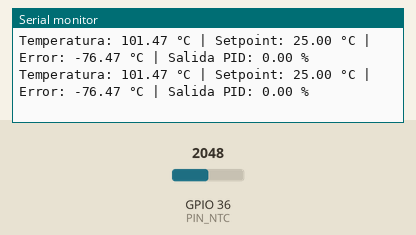
Bench run of a sketch on a simulated ESP32. Parts: the last lines printed to the serial monitor. The inputs (shaded band) are chosen by the test bench; at power-on: GPIO 36 (PIN_NTC) = 2048 (analog values on the 0–4095 scale).

Above: at 1.2 s.
1.3 s: GPIO 36 (PIN_NTC) set to 445
At 1.31 s:
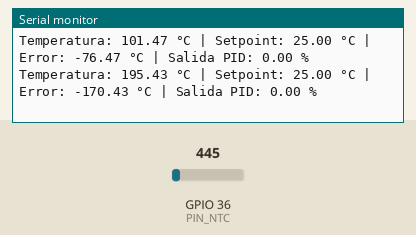
2.8 s: GPIO 36 (PIN_NTC) set to 376
At 2.81 s:
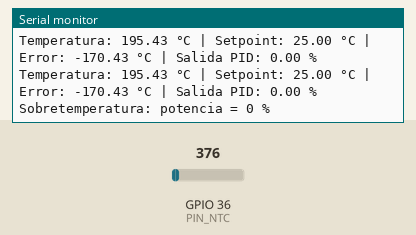
6.2 s: GPIO 36 (PIN_NTC) set to 3
At 6.21 s:
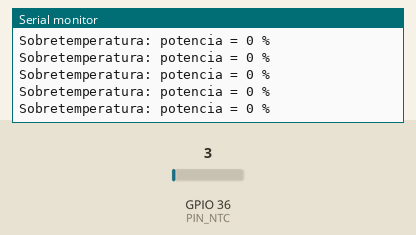
7.7 s: GPIO 36 (PIN_NTC) set to 0
At 7.71 s:
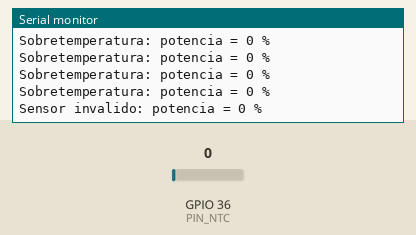

Measured:
- the behaviour switches between 414 and 413 on GPIO 36 (PIN_NTC) (found by bisection; images 1 and 2)
- the behaviour switches between 2 and 1 on GPIO 36 (PIN_NTC) (found by bisection; images 3 and 4)
- after the input at 1.3 s, the serial monitor: prints a new line at once (image 1)
- after the input at 2.8 s, the serial monitor: prints a new line at once (image 2)
- after the input at 7.7 s, the serial monitor: prints a new line at once (image 4)

The sketch:

RTOS_colas.ino
```cpp
#include <Arduino.h>
#include <math.h>
#include <stdlib.h>

// ============================================================
// SELECCION DEL NUCLEO
// ============================================================
#if CONFIG_FREERTOS_UNICORE
static const BaseType_t app_cpu = 0;
#else
static const BaseType_t app_cpu = 1;
#endif

// ============================================================
// CONFIGURACION DEL TERMISTOR
// ============================================================
const int PIN_NTC = 36;
const float VCC = 3.27f;
const float R_FIJA = 6570.0f;

const float Ro = 100000.0f;
const float To = 298.15f;
const float BETA = 3950.0f;

// ============================================================
// CONFIGURACION DEL PID
// ============================================================
const float kp = 0.50f;
const float ki = 0.1f;
const float kd = 0.01f;

const float SALIDA_MIN = 0.0f;
const float SALIDA_MAX = 100.0f;

const float SETPOINT_MIN = 0.0f;
const float SETPOINT_MAX = 200.0f;

const float MAX_TEMP_SEGURA = 200.0f;

// ============================================================
// CONFIGURACION DE LA ACTUACION
// ============================================================
const int PIN_SSR = 13;

// Ventana de tiempo: 1 segundos
const uint32_t VENTANA_MS = 1000;

// Frecuencia de actualizacion de la salida
const uint32_t PERIODO_ACTUACION_MS = 10;

// Se supone que HIGH activa el SSR.
const int SSR_ON = HIGH;
const int SSR_OFF = LOW;

// ============================================================
// COMUNICACION ENTRE TAREAS
// ============================================================
static QueueHandle_t q_datos;
static QueueHandle_t q_potencia;
static SemaphoreHandle_t mutex_setpoint;

// Variables compartidas
float setpoint = 25.0f;

// ============================================================
// TAREA 1: SENSADO
// ============================================================
void sensado(void *parameter) {

  TickType_t instante = xTaskGetTickCount();

  while (1) {

    float voltaje = analogReadMilliVolts(PIN_NTC) / 1000.0f;

    float temperaturaC = NAN;

    if (voltaje > 0.0f && voltaje < VCC) {  //rango medible del ADC

      float R_NTC = R_FIJA * voltaje / (VCC - voltaje);

      if (R_NTC > 0.0f && isfinite(R_NTC)) {  //interpretación correcta de NTC

        float temperaturaK =  1.0f / ((1.0f / To) + (logf(R_NTC / Ro) / BETA));

        temperaturaC = temperaturaK - 273.15f;
      }
    }

    // Enviar la medicion mas reciente
    xQueueOverwrite(q_datos, &temperaturaC);

    vTaskDelayUntil(
        &instante,
        pdMS_TO_TICKS(100)
    );
  }
}

// ============================================================
// TAREA 2: CONTROL PID
// Entrega una potencia entre 0 y 100 %.
// ============================================================
void control(void *parameter) {

  float medicion;
  float referencia;

  float integral = 0.0f;
  float temperaturaAnterior = 0.0f;

  bool primeraMedicion = true;
  uint32_t tiempoAnterior = 0;

  while (1) {

    if (xQueueReceive( q_datos, &medicion, pdMS_TO_TICKS(1250)) != pdTRUE) {

      // Si no llega una medicion, potencia cero
      float potenciaCero = 0.0f;
      xQueueOverwrite(q_potencia, &potenciaCero);

      integral = 0.0f;
      primeraMedicion = true;

      continue;
    }

    // Obtener el setpoint
    if (xSemaphoreTake(mutex_setpoint, portMAX_DELAY) == pdTRUE) {
      referencia = setpoint;
      xSemaphoreGive(mutex_setpoint);
    }

    // Medicion invalida
    if (!isfinite(medicion)) {

      float potenciaCero = 0.0f;
      xQueueOverwrite(q_potencia, &potenciaCero);

      integral = 0.0f;
      primeraMedicion = true;

      Serial.println("Sensor invalido: potencia = 0 %");
      continue;
    }

    // Proteccion por sobretemperatura
    if (medicion >= MAX_TEMP_SEGURA) {

      float potenciaCero = 0.0f;
      xQueueOverwrite(q_potencia, &potenciaCero);

      integral = 0.0f;
      primeraMedicion = true;

      Serial.println("Sobretemperatura: potencia = 0 %");
      continue;
    }

    uint32_t tiempoActual = millis();

    // Inicializar el PID
    if (primeraMedicion) {

      tiempoAnterior = tiempoActual;
      temperaturaAnterior = medicion;
      primeraMedicion = false;

      float potenciaCero = 0.0f;
      xQueueOverwrite(q_potencia, &potenciaCero);

      continue;
    }

    float dt =
        (tiempoActual - tiempoAnterior) / 1000.0f;

    if (dt <= 0.0f) {
      continue;
    }

    // Error
    float error = referencia - medicion;

    // Derivada sobre la temperatura medida
    float derivada = -(medicion - temperaturaAnterior) / dt;

    // Integral propuesta
    float integralPropuesta = integral + error * dt;

    float salidaPropuesta = kp * error + ki * integralPropuesta + kd * derivada;

    // Anti-windup
    bool saturadoArriba = salidaPropuesta > SALIDA_MAX;

    bool saturadoAbajo = salidaPropuesta < SALIDA_MIN;

    if ((!saturadoArriba && !saturadoAbajo) || (saturadoArriba && error < 0.0f) || (saturadoAbajo && error > 0.0f)) {
      integral = integralPropuesta;
    }

    // Salida final del PID
    float salidaPID = kp * error + ki * integral + kd * derivada;

    salidaPID = constrain(salidaPID,SALIDA_MIN,SALIDA_MAX);

    // Enviar la salida al sistema de actuacion
    xQueueOverwrite(q_potencia, &salidaPID);

    Serial.print("Temperatura: ");
    Serial.print(medicion, 2);

    Serial.print(" °C | Setpoint: ");
    Serial.print(referencia, 2);

    Serial.print(" °C | Error: ");
    Serial.print(error, 2);

    Serial.print(" °C | Salida PID: ");
    Serial.print(salidaPID, 2);

    Serial.println(" %");

    // Actualizar estados del PID
    temperaturaAnterior = medicion;
    tiempoAnterior = tiempoActual;
  }
}

// ============================================================
// TAREA 3: LECTURA SERIAL DEL SETPOINT
// ============================================================
void serialsetpoint(void *parameter) {

  char entrada[32];
  size_t indice = 0;

  while (1) {

    while (Serial.available() > 0) {

      char caracter = Serial.read();

      if (caracter == '\n' || caracter == '\r') {

        if (indice > 0) {

          entrada[indice] = '\0';

          char *fin;
          float nuevoSetpoint = strtof(entrada, &fin);

          while (*fin == ' ' || *fin == '\t') {
            fin++;
          }

          bool valido =
              fin != entrada &&
              *fin == '\0' &&
              isfinite(nuevoSetpoint) &&
              nuevoSetpoint >= SETPOINT_MIN &&
              nuevoSetpoint <= SETPOINT_MAX;

          if (valido) {

            if (xSemaphoreTake(mutex_setpoint,portMAX_DELAY) == pdTRUE) {

              setpoint = nuevoSetpoint;


              Serial.print("Nuevo setpoint: ");
              Serial.print(nuevoSetpoint, 2);
              Serial.println(" °C");
              xSemaphoreGive(mutex_setpoint);
            }

          } else {
            Serial.println("Entrada invalida.");
          }

          indice = 0;
        }

      } else if (caracter != '\b' && caracter != 127) {

        if (indice < sizeof(entrada) - 1) {
          entrada[indice++] = caracter;
        } else {
          indice = 0;
          Serial.println("Entrada demasiado larga.");
        }
      }
    }

    vTaskDelay(pdMS_TO_TICKS(20));
  }
}

// ============================================================
// TAREA 4: ACTUACION POR VENTANA DE TIEMPO
// ============================================================
void actuador(void *parameter) {

  float potenciaSolicitada = 0.0f;
  float potenciaVentana = 0.0f;

  uint32_t inicioVentana = millis();

  // Mantener el SSR apagado al iniciar
  digitalWrite(PIN_SSR, SSR_OFF);

  while (1) {

    uint32_t ahora = millis();

    // Leer la salida mas reciente del PID sin bloquear
    float nuevaPotencia;

    if (xQueueReceive(q_potencia,&nuevaPotencia,0) == pdTRUE) {

      if (isfinite(nuevaPotencia)) {
        potenciaSolicitada = constrain(nuevaPotencia, 0.0f, 100.0f);
      } else {
        potenciaSolicitada = 0.0f;
      }
    }


    if ((uint32_t)(ahora - inicioVentana) >= VENTANA_MS) {

      inicioVentana += VENTANA_MS;
      potenciaVentana = potenciaSolicitada;

      if ((uint32_t)(ahora - inicioVentana) >= VENTANA_MS) {
        inicioVentana = ahora;
      }
    }

    // Tiempo de encendido proporcional al porcentaje
    uint32_t tiempoEncendido = (uint32_t)(potenciaVentana * VENTANA_MS / 100.0f);

    uint32_t tiempoTranscurrido = ahora - inicioVentana;

    if (potenciaVentana > 0.0f && tiempoTranscurrido < tiempoEncendido) {

      digitalWrite(PIN_SSR, SSR_ON);

    } else {

      digitalWrite(PIN_SSR, SSR_OFF);
    }

    vTaskDelay(pdMS_TO_TICKS(PERIODO_ACTUACION_MS));
  }
}

// ============================================================
// CONFIGURACION INICIAL
// ============================================================
void setup() {

  Serial.begin(115200);

  pinMode(PIN_SSR, OUTPUT);
  digitalWrite(PIN_SSR, SSR_OFF);

  analogReadResolution(12);
  analogSetPinAttenuation(PIN_NTC, ADC_11db);

  // Colas de longitud 1: conservan el dato mas reciente
  q_datos = xQueueCreate(1, sizeof(float));
  q_potencia = xQueueCreate(1, sizeof(float));

  mutex_setpoint = xSemaphoreCreateMutex();

  if (q_datos == NULL || q_potencia == NULL || mutex_setpoint == NULL) {

    digitalWrite(PIN_SSR, SSR_OFF);
    Serial.println("Error al crear cola o mutex.");

    while (1) {
      digitalWrite(PIN_SSR, SSR_OFF);
      vTaskDelay(pdMS_TO_TICKS(100));
    }
  }

  // Inicializar la potencia solicitada en cero
  float potenciaInicial = 0.0f;
  xQueueOverwrite(q_potencia, &potenciaInicial);

  xTaskCreatePinnedToCore(
      sensado, "sensado",
      4096, NULL, 1, NULL, app_cpu
  );

  xTaskCreatePinnedToCore(
      control, "control",
      4096, NULL, 2, NULL, app_cpu
  );

  xTaskCreatePinnedToCore(
      serialsetpoint, "serialsetpoint",
      4096, NULL, 1, NULL, app_cpu
  );

  xTaskCreatePinnedToCore(
      actuador, "actuador",
      2048, NULL, 2, NULL, app_cpu
  );
}

void loop() {
  vTaskDelay(pdMS_TO_TICKS(1000));
}
```
